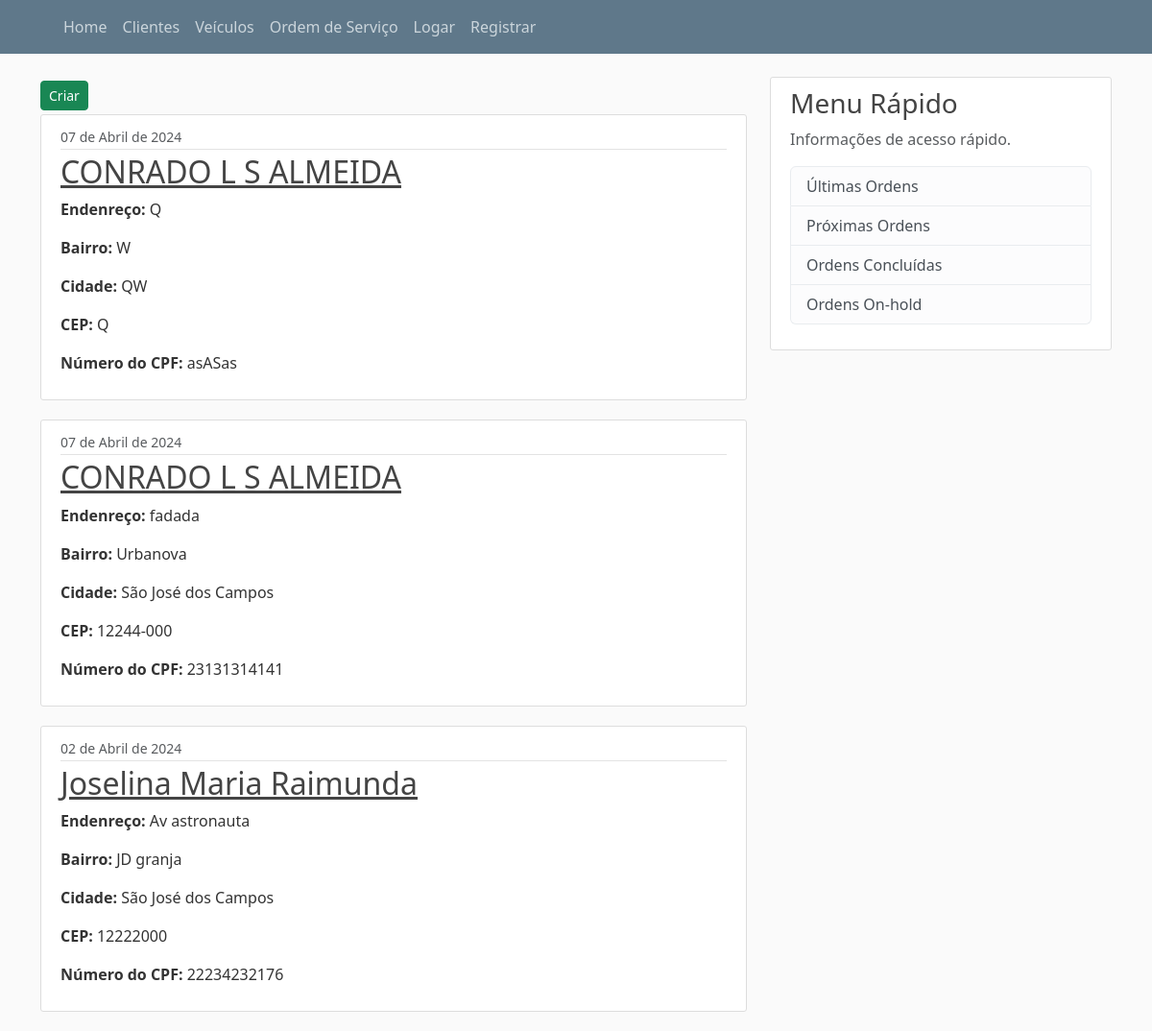
The app's page /garage/clientes, older data.
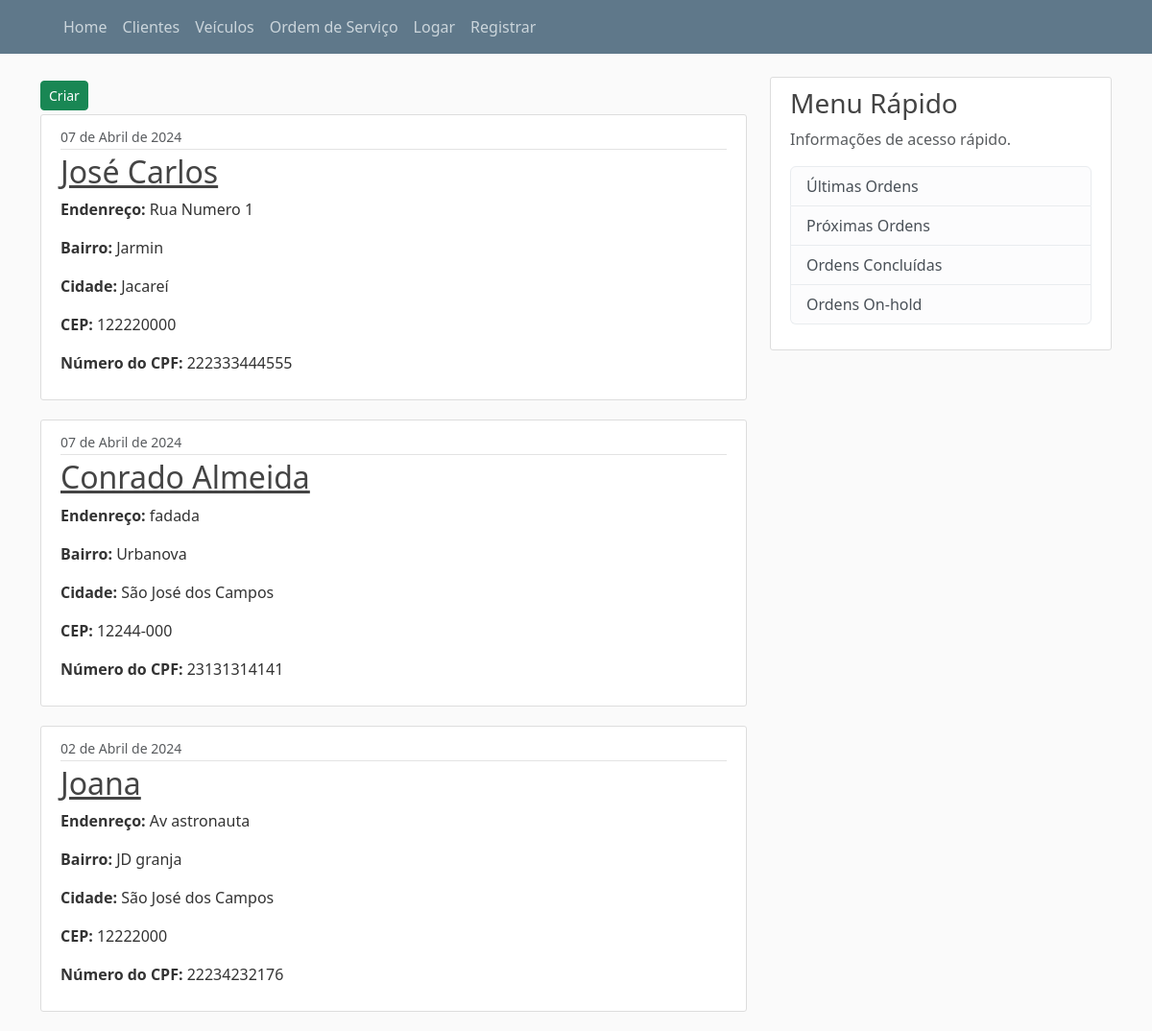
The same page, newer data.
### garage/models.py (models this page shows, shortened)
class Cliente(models.Model):
    nome = models.CharField(max_length=250)
    slug = models.SlugField(max_length=250)
    n_cpf = models.CharField(max_length=50)
    endereco = models.CharField(max_length=150)
    bairro = models.CharField(max_length=50)
    cidade = models.CharField(max_length=50)
    cep = models.CharField(max_length=9)
    data_criacao = models.DateTimeField(auto_now_add=True)
    email = models.CharField(max_length=100)
    autor = models.ForeignKey(User, on_delete=models.CASCADE)

### garage/views.py (the view)
# urls.py: path('clientes', ClienteListView.as_view(), name='client-view'),
class ClienteListView(ListView):
    model = Cliente
    template_name = 'garage/clientes/client_home.html'
    context_object_name = 'clientes'
    ordering = ['-data_criacao']

### templates/garage/clientes/client_home.html (shortened to what this page needs)
{% extends "garage/base.html" %}
{% block content %}
<div class="form-group">
  <a class="btn btn-success btn-sm mt-1 mb-1" href="{% url 'garage:client-create' %}">Criar</a>
</div>
{% for cliente in clientes %}
<article class="media content-section">
  <div class="media-body">
      <div class="article-metadata">
          <small class="text-muted">{{ cliente.data_criacao|date:"d " }} de {{ cliente.data_criacao|date:"F" }} de {{ cliente.data_criacao|date:"Y" }} </small>
      </div>
      <h2><a class="article-title" href="{% url 'garage:client-detail' cliente.id %}" >{{ cliente.nome }}</a></h2>
      <p class="classificacao"><strong>Endenreço:</strong> {{ cliente.endereco }}</p>
      <p class="classificacao"><strong>Bairro:</strong> {{ cliente.bairro }}</p>
      <p class="classificacao"><strong>Cidade:</strong> {{ cliente.cidade }}</p>
      <p class="classificacao"><strong>CEP:</strong> {{ cliente.cep }}</p>
      <p class="classificacao"><strong>Número do CPF:</strong> {{ cliente.n_cpf }}</p>
  </div>
</article>
{% endfor %}
{% endblock content %}

Row changes from the older to the newer data that the page shows:
changed Cliente: nome "CONRADO L S ALMEIDA" → "José Carlos"; endereco "Q" → "Rua Numero 1"; bairro "W" → "Jarmin"; cidade "QW" → "Jacareí"; cep "Q" → "122220000"; n_cpf "asASas" → "222333444555"
changed Cliente "fadada": nome "CONRADO L S ALMEIDA" → "Conrado Almeida"
changed Cliente "Av astronauta": nome "Joselina Maria Raimunda" → "Joana"
